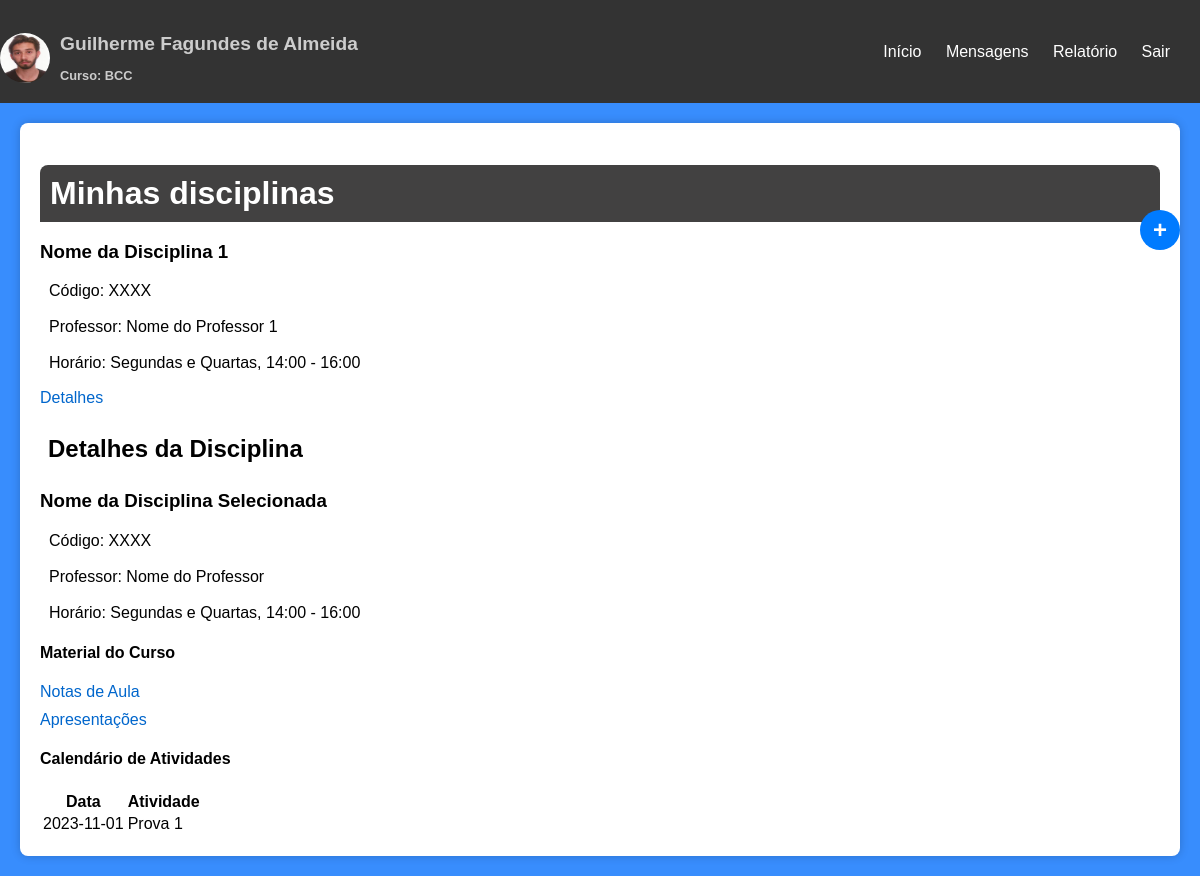
The page /disciplina (signed in) on the database its author committed.
### tables this page shows
CREATE TABLE alunos (
            numeroprontuario TEXT PRIMARY KEY,
            nome TEXT,
            email TEXT,
            senha TEXT,
            curso TEXT,
            semestre INTEGER,
            unidade TEXT,
            turma TEXT
        );

### main.py (the view)
@app.route('/disciplina')
def disciplina():
    email = session.get('usuario')
    if email:
        conexao = sqlite3.connect('usuarios.db')
        cursor = conexao.cursor()
        cursor.execute('SELECT nome, curso FROM alunos WHERE email = ?', (email,))
        usuario_info = cursor.fetchone()
        nome_usuario, curso_usuario = usuario_info
        disciplinas = obter_disciplinas_do_banco_de_dados(email)
        return render_template('disciplina.html',  nome=nome_usuario, curso=curso_usuario, email=email, disciplinas=disciplinas)

### templates/disciplina.html (shortened to what this page needs)
<!DOCTYPE html>
<html lang="pt-br">
<head>
    <link rel="stylesheet" href="../static/config/styles.css">
</head>
<body>
    <header>
        <div class="perfil">
            <a href="/perfil">
            <img src="../static/imagem/{{ nome }}.jpg" alt="Foto de Perfil">
        <div>
            <h1>{{ nome }}</h1>
            <h2>Curso: {{ curso}}</h2>
        </div>
        </a>
        </div>
        <nav>
            <ul>
                <li><a href="/inicio">Início</a></li>
                <li><a href="#">Mensagens</a></li>
                <li><a href="/relatorio">Relatório</a></li>
                <li><a href="/logout">Sair</a></li>
            </ul>
        </nav>
    </header>
    <main>
        <div class="content">
            <h1>Minhas disciplinas<a href="/disciplina/adicionar" class="adicionar-disciplina-button">
                <span>+</span>
            </a></h1>
            <ul class="lista-disciplinas">
                <li class="disciplina">
                    <h3>Nome da Disciplina 1</h3>
                    <p>Código: XXXX</p>
                    <p>Professor: Nome do Professor 1</p>
                    <p>Horário: Segundas e Quartas, 14:00 - 16:00</p>
                    <a class="detalhes-link" href="#">Detalhes</a>
                </li>
            </ul>
        <section class="detalhes-disciplina">
            <h2>Detalhes da Disciplina</h2>
            <h3>Nome da Disciplina Selecionada</h3>
            <p>Código: XXXX</p>
            <p>Professor: Nome do Professor</p>
            <p>Horário: Segundas e Quartas, 14:00 - 16:00</p>
            <h4>Material do Curso</h4>
            <ul class="material-curso">
                <li><a href="#">Notas de Aula</a></li>
                <li><a href="#">Apresentações</a></li>
            </ul>
            <h4>Calendário de Atividades</h4>
            <table class="calendario">
                <tr>
                    <th>Data</th>
                    <th>Atividade</th>
                </tr>
                <tr>
                    <td>2023-11-01</td>
                    <td>Prova 1</td>
                </tr>
            </table>
        </section>
    </main>
</body>
</html>

### static/config/styles.css (style rules this page uses)
body { font-family: Arial, sans-serif; margin: 0; padding: 0; justify-content: center; align-items: center; min-height: 100vh; background-color: #388dfd; }
a { text-decoration: none; color: #0066cc; }
header { background-color: #333; color: #fff; padding: 10px; display: flex; justify-content: space-between; align-items: center; }
nav ul { list-style-type: none; padding: 0; margin: 0; }
nav li { display: inline; margin-right: 20px; }
nav a { text-decoration: none; color: #fff; }
ul { list-style-type: none; padding: 0; }
ul li { margin-bottom: 10px; }
header { background-color: #333; color: #fff; padding: 10px; text-align: right; }
.content { padding: 20px; background-color: #fff; margin: 20px; border-radius: 8px; box-shadow: 0 0 10px rgba(0, 0, 0, 0.2); }
.content h1 { margin-bottom: 10px; padding: 10px; background-color: #424141; color: #fff; border-top-left-radius: 8px; border-top-right-radius: 8px; }
.content h2 { margin-bottom: 1px; padding: 8px; background-color: #ffffff; color: #000; border-top-left-radius: 8px; border-top-right-radius: 8px; }
.content p { position: relative; margin-left: 8px; padding: 1px; background-color: #ffffff; color: #000; border-top-left-radius: 8px; border-top-right-radius: 8px; }
.perfil { margin-right: 20px; margin-top: 20px; }
.perfil img { width: 50px; height: 50px; border-radius: 50%; position: absolute; left: 0; margin-top: 3px; }
.perfil h1 { font-size: 1.2rem; text-align: left; margin-left: 50px; margin-top: 3px; color:#ccc; font-style: inherit; text-decoration: none; }
.perfil h2 { font-size: 0.8rem; margin-top: 0px; text-align: left; bottom: 5px; margin-left: 50px; color: #ccc; font-style: inherit; text-decoration: none; }

### templates/disciplina.html (style rules this page uses)
.adicionar-disciplina-button { position: absolute; top: 210px; right: 20px; background-color: #007bff; color: #fff; border: none; border-radius: 50%; width: 40px; height: 40px; display: flex; align-items: center; justify-content: center; text-decoration: none; font-size: 24px; cursor: pointer; }

### rows shown on the page
alunos: nome (picture), nome "Guilherme Fagundes de Almeida", curso "BCC"
